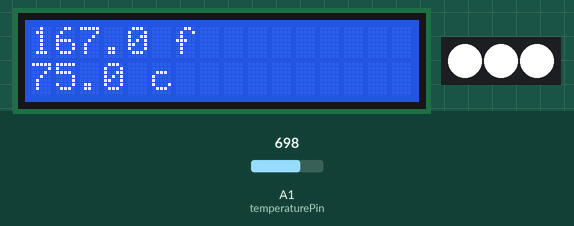
Recording of a sketch running on a simulated Arduino Uno, built with avr-gcc and run on an emulated ATmega328P. Shown: 16×2 character LCD, 3 RGB LEDs in strip order, left to right. The test bench sets the inputs (shaded band); at power-on: A1 (temperaturePin) = 698.

Above: at 8.2 s.
8.3 s: A1 (temperaturePin) set to 753
At 10.1 s:
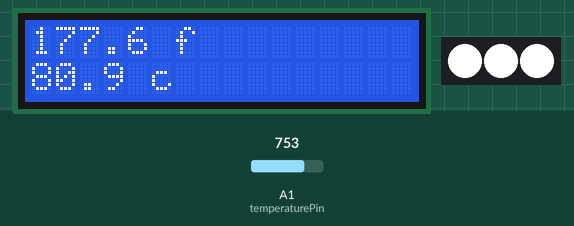
10.9 s: A1 (temperaturePin) set to 802
At 11.8 s:
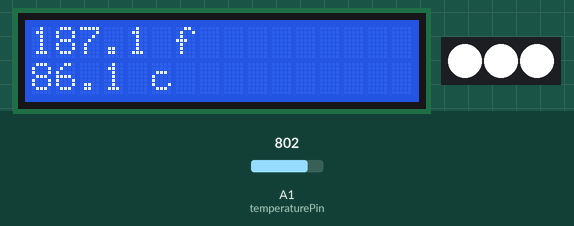
13.5 s: A1 (temperaturePin) set to 872
At 16.4 s:
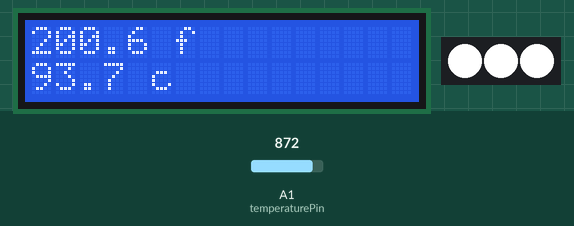
Timing chart, 0 to 17.9 s (numbered marks = the images above; inputs shaded):
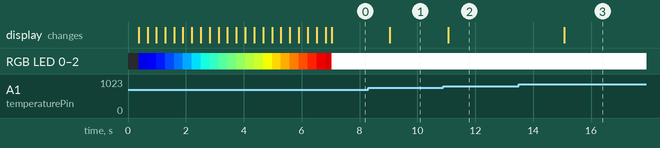

Measured:
- after the input at 8.3 s, the display: changes after 0.75 s (image 1)
- after the input at 10.9 s, the display: changes after 0.16 s (image 2)
- after the input at 13.5 s, the display: changes after 1.6 s (image 3)

The sketch:

ColorThermometerLCDDisplay.ino
```cpp
#include <LiquidCrystal.h>
LiquidCrystal lcd(12, 11, 5, 4, 3, 2);
/*
  The circuit:
 * LCD RS pin to digital pin 12
 * LCD (E)nable pin to digital pin 11
 * LCD D4 pin to digital pin 5
 * LCD D5 pin to digital pin 4
 * LCD D6 pin to digital pin 3
 * LCD D7 pin to digital pin 2
 * LCD R/W pin to ground
 * LCD VSS pin to ground
 * LCD VCC/VDD pin to 5V
 * 10K resistor:
 * ends to +5V and ground
 * wiper to LCD VO pin (pin 3)
*/

/*
  // when characters arrive over the serial port...
  if (Serial.available()) {
    // wait a bit for the entire message to arrive
    delay(100);
    // clear the screen
    lcd.clear();
    // read all the available characters
    while (Serial.available() > 0) {
      // display each character to the LCD
      lcd.write(Serial.read());
    }
  }
*/
#include <Adafruit_NeoPixel.h>
#ifdef __AVR__
  #include <avr/power.h>
#endif

// Which pin on the Arduino is connected to the NeoPixels?
// On a Trinket or Gemma we suggest changing this to 1
#define PIN            7

// How many NeoPixels are attached to the Arduino?
#define NUMPIXELS      3

// When we setup the NeoPixel library, we tell it how many pixels, and which pin to use to send signals.
// Parameter 1 = number of pixels in strip
// Parameter 2 = Arduino pin number (most are valid)
// Parameter 3 = pixel type flags, add together as needed:
//   NEO_KHZ800  800 KHz bitstream (most NeoPixel products w/WS2812 LEDs)
//   NEO_KHZ400  400 KHz (classic 'v1' (not v2) FLORA pixels, WS2811 drivers)
//   NEO_GRB     Pixels are wired for GRB bitstream (most NeoPixel products)
//   NEO_RGB     Pixels are wired for RGB bitstream (v1 FLORA pixels, not v2)
//   NEO_RGBW    Pixels are wired for RGBW bitstream (NeoPixel RGBW products)
Adafruit_NeoPixel pixels = Adafruit_NeoPixel(NUMPIXELS, PIN, NEO_GRB + NEO_KHZ400);

const float milliVoltTempChange = 9.31; // at 5.0 volt

//TMP36 Pin Variable
int temperaturePin = 1; // Analog1

const byte blueToRed[318][3] = {
  {0,0,0}, {16,16,16}, {0,0,132}, {0,0,131}, {0,0,139}, {0,0,146}, {0,0,145}, {0,0,148}, {0,0,159}, {0,0,158}, {0,0,170}, {0,0,173}, {0,0,172}, {0,0,177}, {0,0,182}, {0,0,181},
  {0,0,184}, {0,0,195}, {0,0,196}, {0,0,195}, {0,0,205}, {0,0,209}, {0,0,208}, {0,0,214}, {0,0,223}, {0,0,222}, {0,0,223}, {0,0,235}, {0,0,237}, {0,0,236}, {0,0,245}, {0,0,250},
  {0,0,249}, {0,0,251}, {0,0,255}, {0,3,255}, {0,4,255}, {0,3,255}, {0,8,255}, {0,13,255}, {0,12,255}, {0,14,255}, {0,24,255}, {0,25,255}, {0,24,255}, {0,33,255}, {0,36,255},
  {0,35,255}, {0,41,255}, {0,49,255}, {0,48,255}, {0,50,255}, {0,60,255}, {0,61,255}, {0,60,255}, {0,69,255}, {0,73,255}, {0,72,255}, {0,76,255}, {0,84,255}, {0,83,255},
  {0,84,255}, {0,95,255}, {0,97,255}, {0,96,255}, {0,101,255}, {0,105,255}, {0,104,255}, {0,107,255}, {0,115,255}, {0,116,255}, {0,126,255}, {0,129,255}, {0,128,255},
  {0,134,255}, {0,141,255}, {0,140,255}, {0,142,255}, {0,152,255}, {0,153,255}, {0,152,255}, {0,161,255}, {0,165,255}, {0,164,255}, {0,169,255}, {0,177,255}, {0,176,255},
  {0,177,255}, {0,188,255}, {0,189,255}, {0,188,255}, {0,193,255}, {0,197,255}, {0,196,255}, {0,199,255}, {0,209,255}, {0,209,254}, {0,219,254}, {0,221,253}, {0,221,254},
  {0,220,254}, {0,226,249}, {2,232,243}, {2,232,244}, {1,231,244}, {3,234,242}, {11,244,235}, {12,245,235}, {11,244,235}, {19,252,227}, {22,255,224}, {22,255,225}, {21,255,225},
  {25,255,221}, {31,255,214}, {31,255,215}, {30,255,215}, {32,255,214}, {40,255,206}, {41,255,205}, {41,255,206}, {40,255,206}, {45,255,201}, {48,255,198}, {48,255,199}, {47,255,199},
  {50,255,196}, {57,255,189}, {57,255,190}, {56,255,190}, {57,255,189}, {66,255,180}, {67,255,179}, {67,255,180}, {66,255,180}, {72,255,174}, {77,255,169}, {77,255,170}, {76,255,170},
  {78,255,167}, {86,255,159}, {86,255,160}, {85,255,160}, {93,255,152}, {96,255,150}, {96,255,151}, {95,255,151}, {100,255,146}, {106,255,140}, {106,255,141}, {105,255,141},
  {107,255,139}, {114,255,131}, {115,255,131}, {114,255,131}, {122,255,124}, {125,255,121}, {125,255,122}, {124,255,122}, {127,255,119}, {131,255,114}, {131,255,115}, {130,255,115},
  {131,255,114}, {140,255,106}, {141,255,105}, {141,255,106}, {140,255,106}, {147,255,99}, {151,255,95}, {151,255,96}, {150,255,96}, {153,255,93}, {160,255,85}, {160,255,86},
  {160,255,85}, {168,255,78}, {170,255,76}, {170,255,77}, {169,255,77}, {175,255,71}, {180,255,66}, {180,255,67}, {179,255,67}, {181,255,65}, {189,255,57}, {190,255,57}, {189,255,57},
  {196,255,50}, {199,255,47}, {199,255,48}, {198,255,48}, {201,255,45}, {206,255,40}, {206,255,41}, {205,255,41}, {206,255,40}, {214,255,31}, {215,255,30}, {215,255,31}, {214,255,31},
  {221,255,24}, {225,255,21}, {225,255,22}, {224,255,22}, {227,255,19}, {235,255,11}, {235,255,12}, {234,255,12}, {235,254,11}, {242,248,3}, {244,247,1}, {244,248,2}, {243,248,2},
  {249,241,0}, {254,236,0}, {254,237,0}, {253,237,0}, {254,234,0}, {254,226,0}, {255,226,0}, {255,225,0}, {255,217,0}, {255,214,0}, {255,215,0}, {255,211,0}, {255,207,0}, {255,208,0},
  {255,206,0}, {255,196,0}, {255,195,0}, {255,196,0}, {255,187,0}, {255,184,0}, {255,185,0}, {255,181,0}, {255,173,0}, {255,174,0}, {255,173,0}, {255,163,0}, {255,162,0}, {255,163,0},
  {255,155,0}, {255,151,0}, {255,152,0}, {255,149,0}, {255,140,0}, {255,141,0}, {255,140,0}, {255,131,0}, {255,129,0}, {255,130,0}, {255,126,0}, {255,121,0}, {255,122,0}, {255,120,0},
  {255,111,0}, {255,102,0}, {255,99,0}, {255,100,0}, {255,95,0}, {255,88,0}, {255,89,0}, {255,87,0}, {255,78,0}, {255,77,0}, {255,78,0}, {255,71,0}, {255,66,0}, {255,67,0}, {255,63,0},
  {255,55,0}, {255,56,0}, {255,55,0}, {255,46,0}, {255,44,0}, {255,45,0}, {255,40,0}, {255,36,0}, {255,37,0}, {255,34,0}, {255,25,0}, {255,26,0}, {251,17,0}, {249,14,0}, {250,15,0},
  {244,10,0}, {236,3,0}, {237,4,0}, {235,3,0}, {223,0,0}, {213,0,0}, {208,0,0}, {209,0,0}, {204,0,0}, {195,0,0}, {196,0,0}, {195,0,0}, {183,0,0}, {181,0,0}, {182,0,0}, {176,0,0},
  {172,0,0}, {173,0,0}, {169,0,0}, {158,0,0}, {159,0,0}, {158,0,0}, {148,0,0}, {145,0,0}, {146,0,0}, {138,0,0}, {131,0,0}, {132,0,0}, {127,0,0}, {83,0,0}, {240,240,240}, {255,255,255}
};

void setup() {
  Serial.begin(9600);
  analogReference(INTERNAL);
  lcd.begin(16, 2);

  lcd.setCursor(0,0); //col row
  lcd.print("Init Colors");

  pixels.begin(); // Init NeoPixel library.

  showColors();
}

void loop() {
  /*
  temperatureReading = analogRead(temperaturePin); // 0-1023
  Serial.println(temperatureReading);
  float voltage = (temperatureReading * aref_voltage) / 1024; // 0-3300mv
  float tempC = (voltage - 0.5) * 100; // convert from 10mv per degreeC with 500mv offset
  float tempF = (tempC * 9.0 / 5.0) + 32;
  Serial.println(String(tempF));
  delay(1000);
  */

  int temperatureReading = analogRead(temperaturePin); // 0-1023
  //Serial.println(temperatureReading);
  float tempC = temperatureReading / milliVoltTempChange;
  float tempF = tempC * 1.8 + 32;

  // 318  == 0-317  colors
  // 1024 == 0-1023 readings
  //  reading: 512 / 1024 = 0.5 * 318 == 159
  float fbrIdx = temperatureReading / 1024.0 * 318.0;
  int brIdx = (int)fbrIdx;

  // 40F to 90F
  if (tempF <= 40) {
    brIdx = 1;
  } else if (tempF >= 90) {
    brIdx = 317;
  } else {
    fbrIdx = tempF - 40.0;
    brIdx = (fbrIdx / 50.0) * 316;
  }

  // bound to 0-317
  brIdx = min(brIdx, 317);
  brIdx = max(0, brIdx);

  for (byte pix=0; pix<3; pix++) {
    pixels.setPixelColor(pix, pixels.Color(blueToRed[brIdx][0], blueToRed[brIdx][1], blueToRed[brIdx][2]));
  }
  pixels.show();

  String fTempStr = String(tempF, 1) + " f"; //76.5 f
  String cTempStr = String(tempC, 1) + " c"; //24.7 c

  lcd.clear();
  lcd.setCursor(0, 0);
  lcd.print(fTempStr);
  lcd.setCursor(0, 1);
  lcd.print(cTempStr);

  delay(2000);
}

void showColors() {
  int numColors = sizeof(blueToRed) / sizeof(blueToRed[0]); // size of colors div size of first child

  for (int brIdx=0; brIdx<numColors; brIdx++) {
    lcd.setCursor(2,1); //col row
    lcd.print("Index= " + String(brIdx));

    for (byte pix=0; pix<3; pix++) {
      pixels.setPixelColor(pix, pixels.Color(blueToRed[brIdx][0], blueToRed[brIdx][1], blueToRed[brIdx][2]));
    }
    pixels.show();
    delay(20);
  }
}
```
